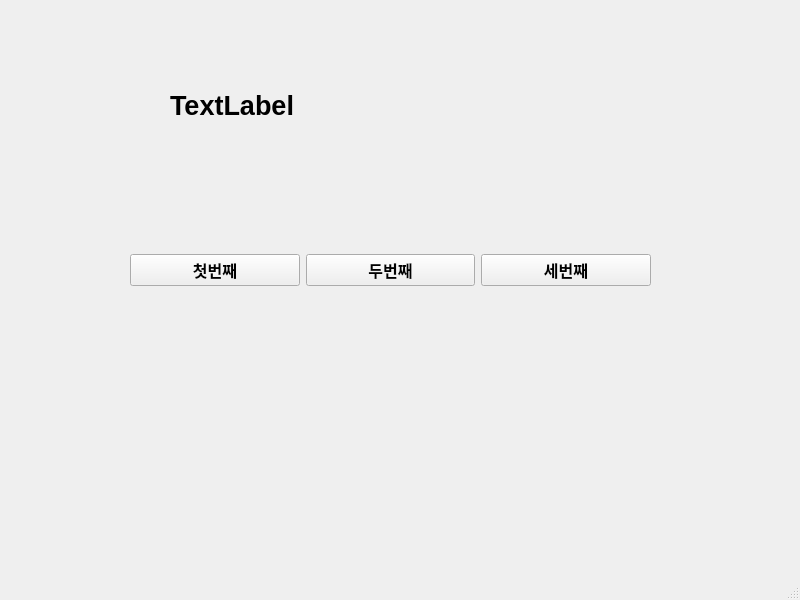
<?xml version="1.0" encoding="UTF-8"?>
<ui version="4.0">
 <class>MainWindow</class>
 <widget class="QMainWindow" name="MainWindow">
  <property name="geometry">
   <rect>
    <x>0</x>
    <y>0</y>
    <width>800</width>
    <height>600</height>
   </rect>
  </property>
  <property name="windowTitle">
   <string>MainWindow</string>
  </property>
  <widget class="QWidget" name="centralwidget">
   <widget class="QWidget" name="horizontalLayoutWidget">
    <property name="geometry">
     <rect>
      <x>130</x>
      <y>180</y>
      <width>521</width>
      <height>181</height>
     </rect>
    </property>
    <layout class="QHBoxLayout" name="horizontalLayout">
     <item>
      <widget class="QPushButton" name="pushButton_3">
       <property name="font">
        <font>
         <pointsize>12</pointsize>
         <bold>true</bold>
        </font>
       </property>
       <property name="text">
        <string>첫번째</string>
       </property>
      </widget>
     </item>
     <item>
      <widget class="QPushButton" name="pushButton_2">
       <property name="font">
        <font>
         <pointsize>12</pointsize>
         <bold>true</bold>
        </font>
       </property>
       <property name="text">
        <string>두번째</string>
       </property>
      </widget>
     </item>
     <item>
      <widget class="QPushButton" name="pushButton">
       <property name="font">
        <font>
         <pointsize>12</pointsize>
         <bold>true</bold>
        </font>
       </property>
       <property name="text">
        <string>세번째</string>
       </property>
      </widget>
     </item>
    </layout>
   </widget>
   <widget class="QLabel" name="label">
    <property name="geometry">
     <rect>
      <x>170</x>
      <y>70</y>
      <width>421</width>
      <height>71</height>
     </rect>
    </property>
    <property name="font">
     <font>
      <pointsize>20</pointsize>
      <bold>true</bold>
     </font>
    </property>
    <property name="text">
     <string>TextLabel</string>
    </property>
   </widget>
  </widget>
  <widget class="QMenuBar" name="menubar">
   <property name="geometry">
    <rect>
     <x>0</x>
     <y>0</y>
     <width>800</width>
     <height>33</height>
    </rect>
   </property>
  </widget>
  <widget class="QStatusBar" name="statusbar"/>
 </widget>
 <resources/>
 <connections>
  <connection>
   <sender>pushButton_3</sender>
   <signal>clicked()</signal>
   <receiver>MainWindow</receiver>
   <slot>firstClick()</slot>
   <hints>
    <hint type="sourcelabel">
     <x>205</x>
     <y>310</y>
    </hint>
    <hint type="destinationlabel">
     <x>224</x>
     <y>377</y>
    </hint>
   </hints>
  </connection>
  <connection>
   <sender>pushButton_2</sender>
   <signal>clicked()</signal>
   <receiver>MainWindow</receiver>
   <slot>secondClick()</slot>
   <hints>
    <hint type="sourcelabel">
     <x>419</x>
     <y>309</y>
    </hint>
    <hint type="destinationlabel">
     <x>396</x>
     <y>386</y>
    </hint>
   </hints>
  </connection>
  <connection>
   <sender>pushButton</sender>
   <signal>clicked()</signal>
   <receiver>MainWindow</receiver>
   <slot>thirdClick()</slot>
   <hints>
    <hint type="sourcelabel">
     <x>543</x>
     <y>309</y>
    </hint>
    <hint type="destinationlabel">
     <x>541</x>
     <y>372</y>
    </hint>
   </hints>
  </connection>
 </connections>
 <slots>
  <slot>firstClick()</slot>
  <slot>secondClick()</slot>
  <slot>thirdClick()</slot>
 </slots>
</ui>
